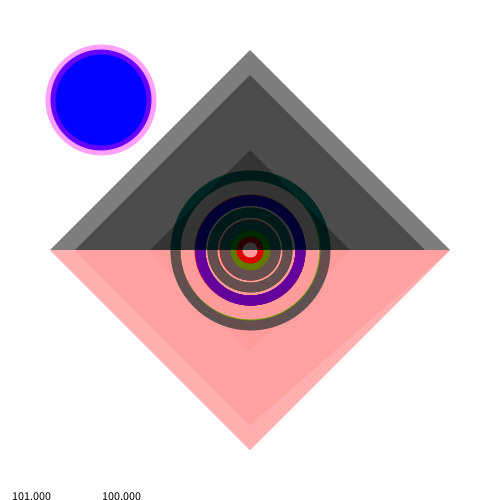
Frame 1 (no input)
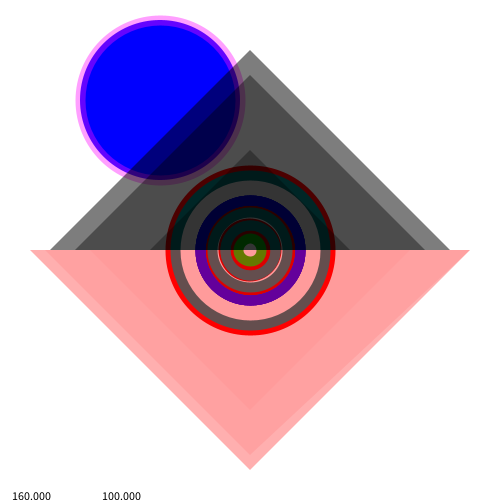
Frame 60 (the mouse pressed at the canvas centre just before this capture)
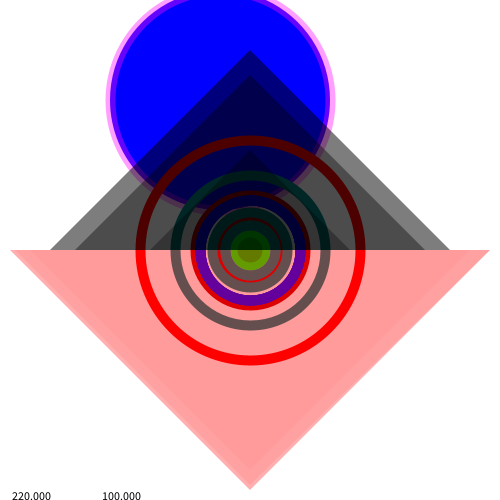
Frame 120 (the mouse held since frame 60 and released just before this capture)

The Processing sketch that drew these frames (run headless with seeded random() and noise(); from frame 60 on, the mouse is pressed at the canvas centre):

// Processing sketch: sketch_05_b_variables_movement_more
// ── sketch_05_b_variables_movement_more.pde

float posx;
float posy;
float incx;
float incy; 

void setup() {
    size(500,500);
  
   //cleaning the background
   background(255,255,255);
  
   posx = 100;
   posy = 100;
   incx = 1;
   incy = 0;
  //frameRate(1);
}

void draw() {
  //!= different
  // > bigger than
  // >= bigger or equal
  // < smaller than
  // <= smaller or equal
  // == to test if equal 
  //1 - try to make a square/rectangle movement.
  //2 - try to make a back forth  movement.
  //3 - add new floatiables and new interactive elements
  // posy = posy + 1;

  posx = posx + incx;
  posy = posy + incy;

  if(posx > 400){
    incx = 0;
    incy = 1;
    posx = 400;
  }
  if(posy < 100){
    incx = 1;
    incy = 0;
    posy = 100;
  }
  if(posx < 100){
    incx = 0;
    incy = -1;
    posx = 100;
  }

  if(posy > 400){
    incx = -1;
    incy = 0;
    posy = 400;
  }

  //backgroud(RED,GREEN,BLUE)
  //background('#FF00FF');
  //background
  //color WHITE
  background(255,255,255,150);
  //    noStroke();
  //    if(posx > 250){
  //          fill(255,0,0,100);
  //          rect(0,0, 250, 500);
  //        }
  //    if(posx < 250){
  //          fill(0,0,255,100);
  //          rect(250,0, 250, 500);
  //        }
    stroke(255,10,255,100);
    strokeWeight(10);
    point(posx, posy); 
  
    fill(0,0,255);
    ellipse(posx, posy, 250-abs(posx-250),250-abs(posx-250));

    noFill();
    stroke(255,0,0);
    ellipse(250,250, posx, posx);
    stroke(0,255,0);
    ellipse(250,250, abs(posx-250), abs(posx-250));

    stroke(200,0,0);
    ellipse(250,250, posx/2, posx/2);
    stroke(0,200,0);
    ellipse(250,250, abs(posx-250)/2, abs(posx-250)/2);
  
    stroke(200,0,0);
    ellipse(250,250, posx/3, posx/3);
    stroke(0,200,0);
    ellipse(250,250, abs(posx-250)/3, abs(posx-250)/3);
  
    stroke(200,0,0);
    ellipse(250,250, posx/4, posx/4);
    stroke(0,200,0);
    ellipse(250,250, abs(posx-250)/4, abs(posx-250)/4);
  
    stroke(0,0,255);
   ellipse(250,250, posy, posy);
    stroke(0,128,128);
    ellipse(250,250, abs(posy-250), abs(posy-250));
  
    stroke(0,0,255);
   ellipse(250,250, posy, posy);
    stroke(0,128,128);
    ellipse(250,250, abs(posy-250)/2, abs(posy-250)/2);
  
    stroke(0,0,255);
   ellipse(250,250, posy, posy);
    stroke(0,128,128);
    ellipse(250,250, abs(posy-250)/3, abs(posy-250)/3);
  
    stroke(0,0,255);
   ellipse(250,250, posy, posy);
    stroke(0,128,128);
    ellipse(250,250, abs(posy-250)/3, abs(posy-250)/3);
  
    noStroke();
    fill(0);
  text(posx, 10,  height);
  text(posy, 100,  height);
    fill(0,80);
    triangle( abs(posy-250),250, 250, abs(posy-250), 500-abs(posy-250), 250);
  
     fill(0,100);
    triangle( abs(posy-250)/2,250, 250, abs(posy-250)/2, 500-abs(posy-250)/2, 250);

    fill(0,130);
    triangle( abs(posy-250)/3,250, 250, abs(posy-250)/3, 500-abs(posy-250)/3, 250);
  
  
  
     fill(255,0,0,10);
    triangle( abs(posx-250),250, 250, 500-abs(posx-250), 500-abs(posx-250), 250);
   
    fill(255,0,0,20);
    triangle( abs(posx-250)/2,250, 250, 500-abs(posx-250)/2, 500-abs(posx-250)/3, 250);
     fill(255,0,0,80);
    triangle( abs(posx-250)/3,250, 250, 500-abs(posx-250)/3, 500-abs(posx-250)/3, 250);
  
  

}
